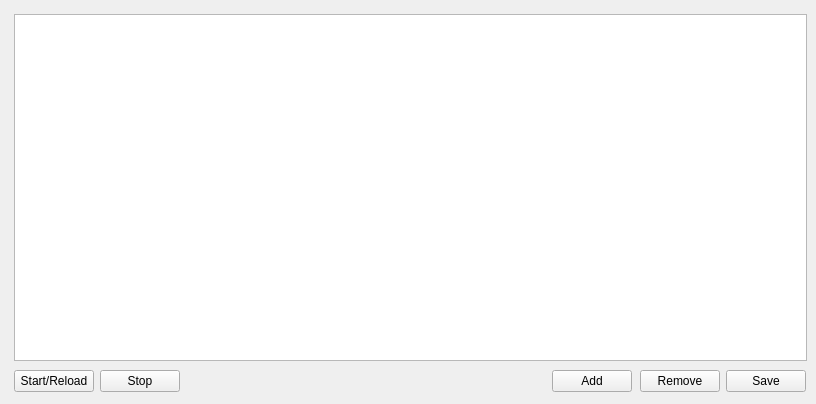
    <widget class="QWidget" name="cronTab">
     <attribute name="title">
      <string>Cron</string>
     </attribute>
     <widget class="QTableView" name="cronTableView">
      <property name="geometry">
       <rect>
        <x>14</x>
        <y>14</y>
        <width>793</width>
        <height>347</height>
       </rect>
      </property>
     </widget>
     <widget class="QPushButton" name="removeCronButton">
      <property name="geometry">
       <rect>
        <x>640</x>
        <y>370</y>
        <width>80</width>
        <height>22</height>
       </rect>
      </property>
      <property name="text">
       <string>Remove</string>
      </property>
     </widget>
     <widget class="QPushButton" name="addCronButton">
      <property name="geometry">
       <rect>
        <x>552</x>
        <y>370</y>
        <width>80</width>
        <height>22</height>
       </rect>
      </property>
      <property name="text">
       <string>Add</string>
      </property>
     </widget>
     <widget class="QPushButton" name="saveCronButton">
      <property name="geometry">
       <rect>
        <x>726</x>
        <y>370</y>
        <width>80</width>
        <height>22</height>
       </rect>
      </property>
      <property name="text">
       <string>Save</string>
      </property>
     </widget>
     <widget class="QPushButton" name="pbCronStart">
      <property name="geometry">
       <rect>
        <x>14</x>
        <y>370</y>
        <width>80</width>
        <height>22</height>
       </rect>
      </property>
      <property name="text">
       <string>Start/Reload</string>
      </property>
     </widget>
     <widget class="QPushButton" name="pbCronStop">
      <property name="geometry">
       <rect>
        <x>100</x>
        <y>370</y>
        <width>80</width>
        <height>22</height>
       </rect>
      </property>
      <property name="text">
       <string>Stop</string>
      </property>
     </widget>
     <widget class="QLabel" name="lbCronStatus">
      <property name="geometry">
       <rect>
        <x>190</x>
        <y>368</y>
        <width>149</width>
        <height>27</height>
       </rect>
      </property>
      <property name="text">
       <string/>
      </property>
      <property name="alignment">
       <set>Qt::AlignLeading|Qt::AlignLeft|Qt::AlignVCenter</set>
      </property>
     </widget>
    </widget>
